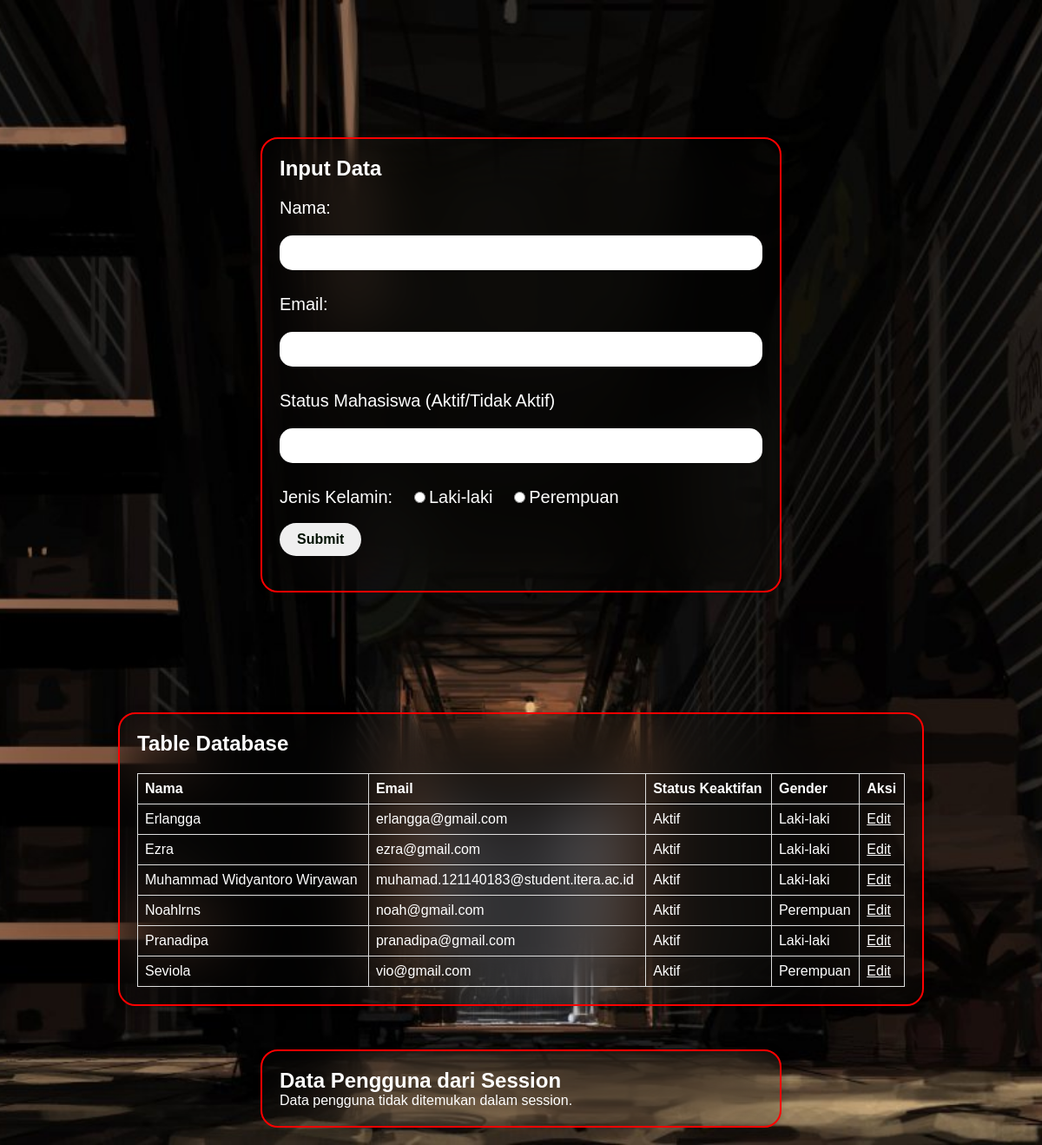
The page / on the database its author committed.
### tables this page shows
CREATE TABLE `users` (
  `name` varchar(50) NOT NULL,
  `email` varchar(50) NOT NULL,
  `status` varchar(20) NOT NULL,
  `gender` varchar(20) NOT NULL,
  `browser` varchar(255) DEFAULT NULL,
  `ip_address` varchar(15) NOT NULL
);

### database.php (called while the page is built, shortened)
<?php
class Database {
    private $conn;
    public function __construct($host, $username, $password, $database) {
        try {
            $this->conn = new PDO("mysql:host=$host;dbname=$database", $username, $password);
            $this->conn->setAttribute(PDO::ATTR_ERRMODE, PDO::ERRMODE_EXCEPTION);
        } catch (PDOException $e) {
            die("Connection failed: " . $e->getMessage());
        }
    }
    public function show(){
        $sql = "SELECT name, email, status, gender FROM users";
        $stmt = $this->conn->prepare($sql);
        $stmt->execute();
        $result = $stmt->fetchAll(PDO::FETCH_ASSOC);
        return $result;
    }
}
?>

### index.php (the view, shortened to what this page needs)
<!DOCTYPE html>
<html lang="en">
<head>
    <link rel="stylesheet" href="style.css">
</head>
<body>
    <div class="container">
        <section>
            <h1>Input Data</h1>
                <form method="post">
                    <div class="ex">
                        <label for="name">Nama:</label>
                        <input type="text" id="name" name="name" required>
                    </div>
                    <br>
                    <div class="ex">
                        <label for="email">Email:</label>
                        <input type="text" id="email" name="email" required>
                    </div>
                    <br>
                    <div class="ex">
                        <label for="status">Status Mahasiswa (Aktif/Tidak Aktif)</label>
                        <input type="text" id="status" name="status" required>
                    </div>
                    <br>
                    <div class="ex">
                        <label>Jenis Kelamin:</label>
                        <input type="radio" id="Laki-laki" name="gender" value="Laki-laki">
                        <label for="Laki-laki">Laki-laki</label>
                        <input type="radio" id="Perempuan" name="gender" value="Perempuan">
                        <label for="Perempuan">Perempuan</label>
                    </div>
                    <br>
                    <div class="btn">
                        <input class="button" type="submit" value="Submit">
                    </div>
                </form>
        </section>
    </div>
        <section class="db">
            <h1>Table Database</h1>
            <table id="table">
                <thead>
                    <tr>
                        <th>Nama</th>
                        <th>Email</th>
                        <th>Status Keaktifan</th>
                        <th>Gender</th>
                        <th>Aksi</th>
                    </tr>
                </thead>
                <tbody>
                    <?php
                    include "database.php";
                    $db = new Database("localhost", "root", "", "uaspemweb");
                    $list = $db->show();
                    foreach ($list as $row):
                        ?>
                        <tr>
                            <td><?= $row['name']?></td>
                            <td><?= $row['email']?></td>
                            <td><?= $row['status']?></td>
                            <td><?= $row['gender']?></td>
                            <td>
                                <a href="edit.php?email=<?= $row['email'] ?>">Edit</a>
                            </td>
                        </tr>
                    <?php endforeach; ?>
                </tbody>
            </table>
        </section>
    <section class="output">
        <h2>Data Pengguna dari Session</h2>
        <?php
        if (isset($_SESSION['user'])) {
            echo "Nama: " . $_SESSION['user']['name'] . "<br>";
            echo "Email: " . $_SESSION['user']['email'] . "<br>";
            echo "Status: " . $_SESSION['user']['status'] . "<br>";
            echo "Gender: " . $_SESSION['user']['gender'] . "<br>";
        } else {
            echo "Data pengguna tidak ditemukan dalam session.";
        }
        ?>
    </section>
</body>
</html>

### style.css (style rules this page uses)
* { padding: 0; margin: 0; box-sizing: border-box; font-family: Arial, Helvetica, sans-serif; border: none; outline: none; color: #fff; }
body { padding: 20px; background: url(Ecki76gUMAA2gYE_format=jpg&name=large.jpeg) no-repeat fixed; background-size: cover; background-position:center; }
.container { display: flex; align-items: center; justify-content: center; width: 100%; min-height: 100vh; }
section { background: transparent; backdrop-filter: blur(35px); height: auto; padding: 20px; border-radius: 20px; border: 2px solid rgba(255, 255, 255, .2); box-shadow: 0 0 10px rgba(0, 0, 0, .2); width: 600px; margin: 0 auto; border: 2px solid red; }
form { margin-top: 20px; }
form label { font-size: 20px; }
.ex { margin-top: 10px; }
form input[type="text"] { width: 100%; height: 40px; border-radius: 15px; color: #010; padding: 0 12px; font-weight: 600; margin-top: 20px; }
input[type="radio"], input[type="checkbox"] { margin-left: 20px; }
input[type="submit"], button { color: #010; font-size: 16px; font-weight: 600; padding: 10px 20px; border-radius: 20px; margin-bottom: 20px; }
input[type="submit"] { cursor: pointer; }
.db { width: 80%; }
.db h1 { margin-bottom: 20px; }
#dataTable, #table { border-collapse: collapse; width: 100%; }
#dataTable th, #dataTable td, #table th, #table td { border: 1px solid #ddd; padding: 8px; text-align: left; }
.output { margin-top: 50px; }

### rows shown on the page
users: name "Erlangga", email "erlangga@gmail.com", status "Aktif", gender "Laki-laki"
users: name "Ezra", email "ezra@gmail.com", status "Aktif", gender "Laki-laki"
users: name "Muhammad Widyantoro Wiryawan", email "muhamad.121140183@student.itera.ac.id", status "Aktif", gender "Laki-laki"
users: name "Noahlrns", email "noah@gmail.com", status "Aktif", gender "Perempuan"
users: name "Pranadipa", email "pranadipa@gmail.com", status "Aktif", gender "Laki-laki"
users: name "Seviola", email "vio@gmail.com", status "Aktif", gender "Perempuan"
